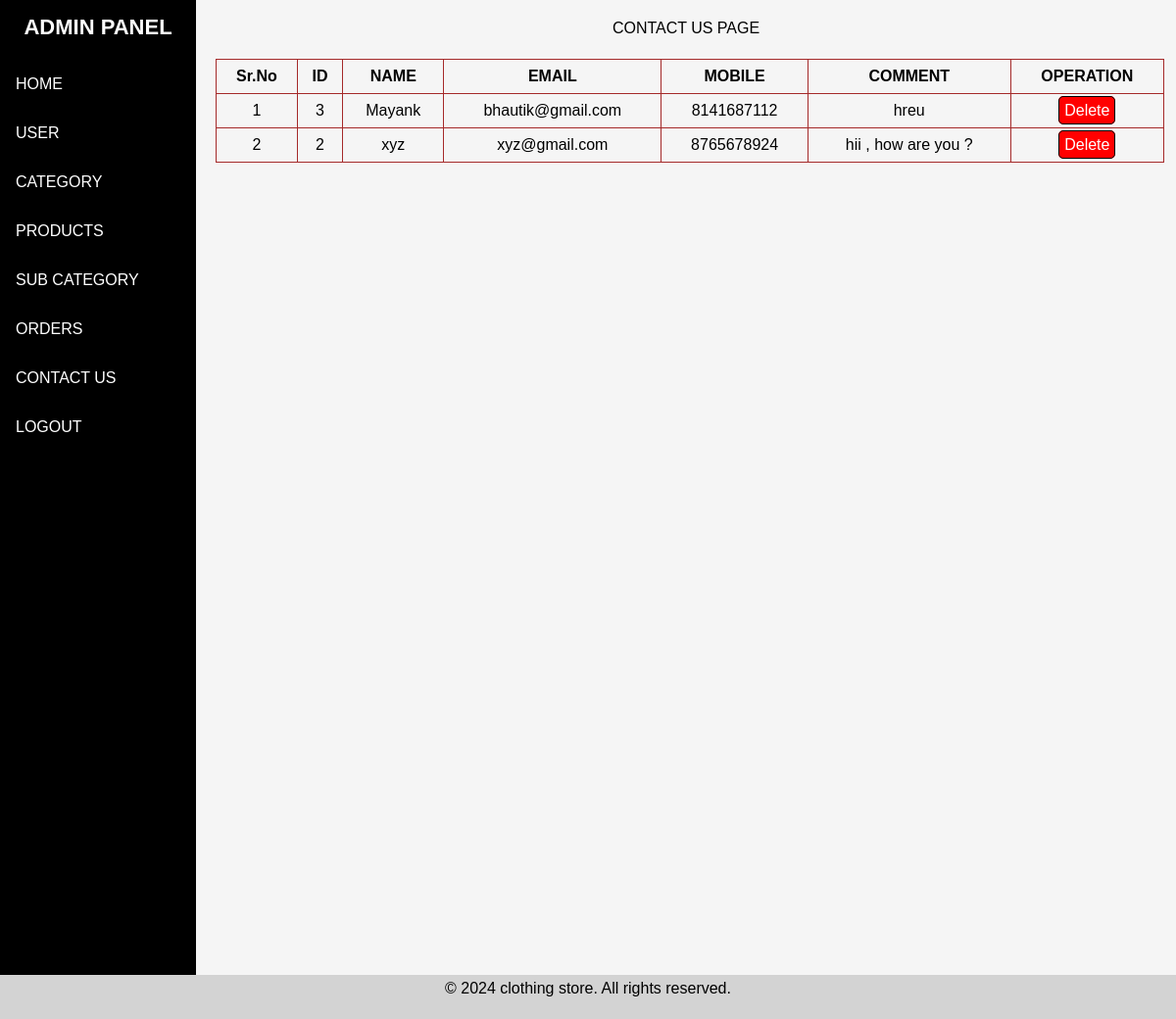
The app's page /admin/contact_us.php (signed in) with its own data.
### tables this page shows
CREATE TABLE `contact_us` (
  `id` int(11) NOT NULL,
  `name` varchar(30) NOT NULL,
  `email` varchar(30) NOT NULL,
  `mobile` varchar(15) NOT NULL,
  `comment` text NOT NULL,
  `added_on` datetime NOT NULL
);

### admin/contact_us.php (the view, shortened to what this page needs)
<?php
require('header.php');
$sql = "select * from contact_us order by id desc";
$res = mysqli_query($con,$sql);
?>
<!DOCTYPE html>
<html lang="en">
<head>
</head>
<body>
    <div class="main">
        <p class="page-title">CONTACT US PAGE</p><br>
        <table border="1" width="100%">
        <tr>
            <th>Sr.No</th>
            <th>ID</th>
            <th>NAME</th>
            <th>EMAIL</th>
            <th>MOBILE</th>
            <th>COMMENT</th>
            <th>OPERATION</th>
        </tr>
        <?php
        $i=1;
        while($row = mysqli_fetch_assoc($res)) {?>
        <tr>
            <td><?php echo $i?></td>
            <td><?php echo $row['id']?></td>
            <td><?php echo $row['name']?></td>
            <td><?php echo $row['email']?></td>
            <td><?php echo $row['mobile']?></td>
            <td><?php echo $row['comment']?></td>
            <td>
            <a href="?type=delete&id=<?php echo $row['id']?>" class="view">Delete</a>
                ?></td>
        <tr>
        <?php  $i++; }?>
    </table>
    </div>
</body>
</html>
<?php
require('./includes/footer.php');
?>

### admin/style.css (style rules this page uses)
* { padding: 0; margin: 0; }
.main { margin-left: 200px; background-color:whitesmoke; padding: 20px 16px; height: 1000px; color: black; font-family: 'Gill Sans', 'Gill Sans MT', Calibri, 'Trebuchet MS', sans-serif; }
.main .page-title { text-align: center; }
.main table { align-items: center; color: black; text-align: center; border-color: brown; width: 100%; border-collapse: collapse; margin: 4px; }
.main table th,td { padding: 8px; }

### admin/contact_us.php (style rules this page uses)
.view, .view-edit { border:1px solid black; background-color:red; padding:5px; border-radius:5px; font-family: 'Gill Sans', 'Gill Sans MT', Calibri, 'Trebuchet MS', sans-serif; font-size:16px; text-decoration:none; color:white; }

### records on screen
contact_us: id "3", name "Mayank", email "bhautik@gmail.com", mobile "8141687112", comment "hreu"
contact_us: id "2", name "xyz", email "xyz@gmail.com", mobile "8765678924", comment "hii , how are you ?"
